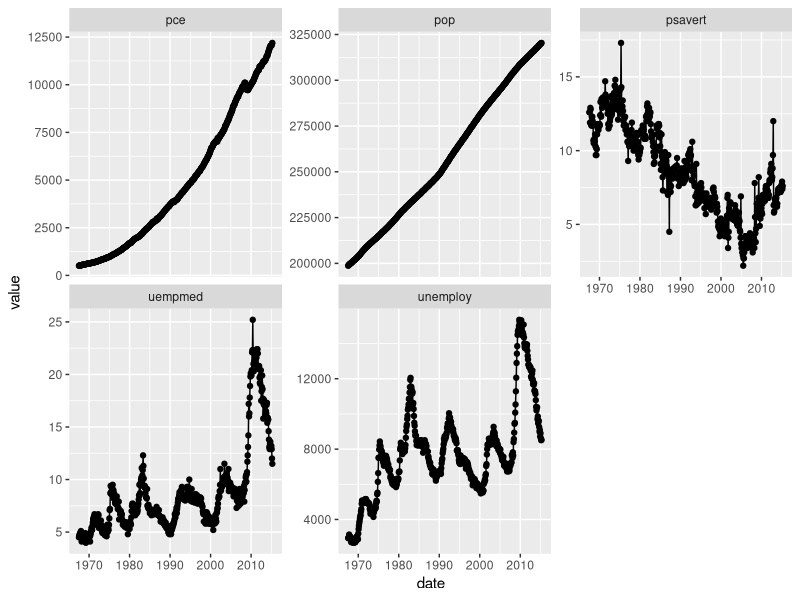

Write the R code that produced this figure.
## ---- chunk 1
#| message: false
#| echo: true

library(tidyverse)

economics_long %>% 
  ggplot(aes(x = date, y = value))+
  geom_point()+
  geom_line()+
  facet_wrap(~variable, scales = "free_y")

